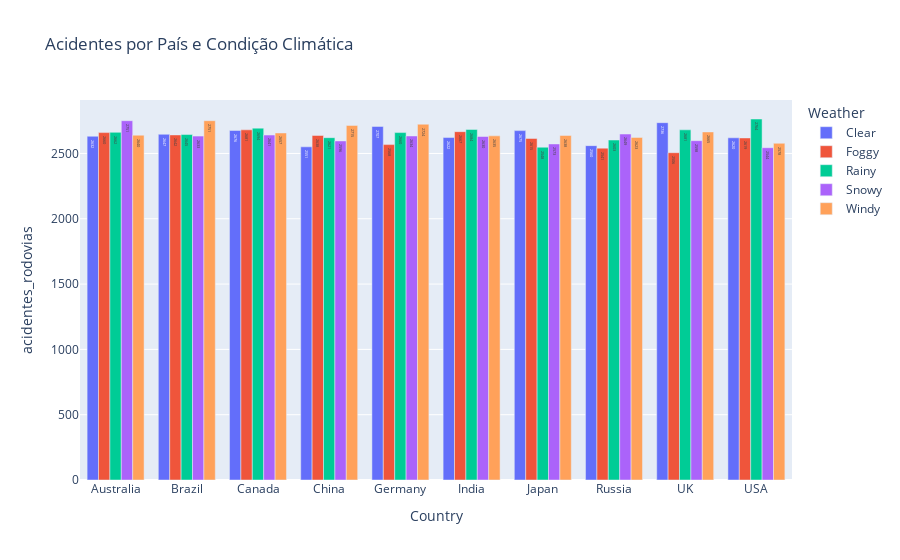

The code cell stored with this chart in its notebook:
### Code cell
df_rodovias = pd.read_excel("acidentes_analise.xlsx",sheet_name="Acidentes_rodovias")

grafico = px.bar(df_rodovias,x="Country",y="acidentes_rodovias",color="Weather",
                 title="Acidentes por País e Condição Climática", barmode="group",text_auto=True
                 )

grafico.show()

### Figure 1 — Plotly figure (JSON) as saved in the notebook; plotly's stock layout.template omitted (floating-point values rounded to 4 significant figures)
{"data": [{"alignmentgroup": "True", "hovertemplate": "Weather=Clear<br>Country=%{x}<br>acidentes_rodovias=%{y}<extra></extra>", "legendgroup": "Clear", "marker": {"color": "#636efa", "pattern": {"shape": ""}}, "name": "Clear", "offsetgroup": "Clear", "orientation": "v", "showlegend": true, "textposition": "auto", "texttemplate": "%{y}", "type": "bar", "x": ["Australia", "Brazil", "Canada", "China", "Germany", "India", "Japan", "Russia", "UK", "USA"], "xaxis": "x", "y": [2632, 2647, 2676, 2551, 2707, 2622, 2675, 2560, 2736, 2620], "yaxis": "y"}, {"alignmentgroup": "True", "hovertemplate": "Weather=Foggy<br>Country=%{x}<br>acidentes_rodovias=%{y}<extra></extra>", "legendgroup": "Foggy", "marker": {"color": "#EF553B", "pattern": {"shape": ""}}, "name": "Foggy", "offsetgroup": "Foggy", "orientation": "v", "showlegend": true, "textposition": "auto", "texttemplate": "%{y}", "type": "bar", "x": ["Australia", "Brazil", "Canada", "China", "Germany", "India", "Japan", "Russia", "UK", "USA"], "xaxis": "x", "y": [2660, 2642, 2681, 2638, 2568, 2667, 2615, 2541, 2506, 2619], "yaxis": "y"}, {"alignmentgroup": "True", "hovertemplate": "Weather=Rainy<br>Country=%{x}<br>acidentes_rodovias=%{y}<extra></extra>", "legendgroup": "Rainy", "marker": {"color": "#00cc96", "pattern": {"shape": ""}}, "name": "Rainy", "offsetgroup": "Rainy", "orientation": "v", "showlegend": true, "textposition": "auto", "texttemplate": "%{y}", "type": "bar", "x": ["Australia", "Brazil", "Canada", "China", "Germany", "India", "Japan", "Russia", "UK", "USA"], "xaxis": "x", "y": [2662, 2645, 2694, 2621, 2660, 2684, 2548, 2603, 2681, 2764], "yaxis": "y"}, {"alignmentgroup": "True", "hovertemplate": "Weather=Snowy<br>Country=%{x}<br>acidentes_rodovias=%{y}<extra></extra>", "legendgroup": "Snowy", "marker": {"color": "#ab63fa", "pattern": {"shape": ""}}, "name": "Snowy", "offsetgroup": "Snowy", "orientation": "v", "showlegend": true, "textposition": "auto", "texttemplate": "%{y}", "type": "bar", "x": ["Australia", "Brazil", "Canada", "China", "Germany", "India", "Japan", "Russia", "UK", "USA"], "xaxis": "x", "y": [2751, 2633, 2641, 2596, 2634, 2630, 2573, 2649, 2598, 2544], "yaxis": "y"}, {"alignmentgroup": "True", "hovertemplate": "Weather=Windy<br>Country=%{x}<br>acidentes_rodovias=%{y}<extra></extra>", "legendgroup": "Windy", "marker": {"color": "#FFA15A", "pattern": {"shape": ""}}, "name": "Windy", "offsetgroup": "Windy", "orientation": "v", "showlegend": true, "textposition": "auto", "texttemplate": "%{y}", "type": "bar", "x": ["Australia", "Brazil", "Canada", "China", "Germany", "India", "Japan", "Russia", "UK", "USA"], "xaxis": "x", "y": [2640, 2751, 2657, 2715, 2724, 2635, 2638, 2623, 2665, 2578], "yaxis": "y"}], "layout": {"barmode": "group", "legend": {"title": {"text": "Weather"}, "tracegroupgap": 0}, "title": {"text": "Acidentes por País e Condição Climática"}, "xaxis": {"anchor": "y", "domain": [0, 1], "title": {"text": "Country"}}, "yaxis": {"anchor": "x", "domain": [0, 1], "title": {"text": "acidentes_rodovias"}}}}
